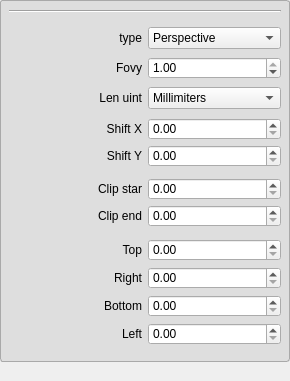
<?xml version="1.0" encoding="UTF-8"?>
<ui version="4.0">
 <class>FGECameraDataLensPropertyForm</class>
 <widget class="QWidget" name="FGECameraDataLensPropertyForm">
  <property name="geometry">
   <rect>
    <x>0</x>
    <y>0</y>
    <width>290</width>
    <height>381</height>
   </rect>
  </property>
  <property name="minimumSize">
   <size>
    <width>0</width>
    <height>0</height>
   </size>
  </property>
  <property name="maximumSize">
   <size>
    <width>16777215</width>
    <height>16777215</height>
   </size>
  </property>
  <property name="windowTitle">
   <string>Form</string>
  </property>
  <layout class="QGridLayout" name="gridLayout_2">
   <property name="leftMargin">
    <number>0</number>
   </property>
   <property name="topMargin">
    <number>0</number>
   </property>
   <property name="rightMargin">
    <number>0</number>
   </property>
   <property name="bottomMargin">
    <number>0</number>
   </property>
   <property name="spacing">
    <number>0</number>
   </property>
   <item row="0" column="0">
    <widget class="QWidget" name="widget_2" native="true">
     <property name="minimumSize">
      <size>
       <width>0</width>
       <height>0</height>
      </size>
     </property>
     <property name="maximumSize">
      <size>
       <width>16777215</width>
       <height>16777215</height>
      </size>
     </property>
     <property name="styleSheet">
      <string notr="true">QWidget#widget {
    border: 1px solid darkgray;
	background-color: rgb(222, 222, 222);
	border-radius: 3px;
}
QPushButton#pushButton {
            background-color: transparent;
            border: 0px solid #555555;
            border-radius: 5px;
}
QPushButton#pushButton:hover {
            background-color: rgba(0, 0, 0, 30);
}
QPushButton#pushButton:pressed {
            background-color: rgba(0, 0, 0, 60);
}
QPushButton#pushButton:checked {
            background-color: rgba(0, 0, 0, 80);
}</string>
     </property>
     <layout class="QGridLayout" name="gridLayout_4">
      <property name="leftMargin">
       <number>0</number>
      </property>
      <property name="topMargin">
       <number>0</number>
      </property>
      <property name="rightMargin">
       <number>0</number>
      </property>
      <property name="bottomMargin">
       <number>0</number>
      </property>
      <property name="spacing">
       <number>0</number>
      </property>
      <item row="0" column="0">
       <widget class="FGEListWidgetStyleBItem" name="widget" native="true">
        <property name="minimumSize">
         <size>
          <width>0</width>
          <height>0</height>
         </size>
        </property>
        <property name="maximumSize">
         <size>
          <width>16777215</width>
          <height>16777215</height>
         </size>
        </property>
        <layout class="QGridLayout" name="gridLayout_9">
         <property name="leftMargin">
          <number>9</number>
         </property>
         <property name="topMargin">
          <number>9</number>
         </property>
         <property name="rightMargin">
          <number>9</number>
         </property>
         <property name="bottomMargin">
          <number>9</number>
         </property>
         <property name="spacing">
          <number>0</number>
         </property>
         <item row="4" column="0">
          <widget class="QWidget" name="widget_len_unit" native="true">
           <property name="minimumSize">
            <size>
             <width>0</width>
             <height>30</height>
            </size>
           </property>
           <property name="maximumSize">
            <size>
             <width>16777215</width>
             <height>30</height>
            </size>
           </property>
           <layout class="QGridLayout" name="gridLayout_7">
            <property name="leftMargin">
             <number>0</number>
            </property>
            <property name="topMargin">
             <number>0</number>
            </property>
            <property name="rightMargin">
             <number>0</number>
            </property>
            <property name="bottomMargin">
             <number>0</number>
            </property>
            <property name="horizontalSpacing">
             <number>6</number>
            </property>
            <property name="verticalSpacing">
             <number>0</number>
            </property>
            <item row="0" column="0">
             <widget class="QLabel" name="label_2">
              <property name="text">
               <string>Len uint</string>
              </property>
              <property name="alignment">
               <set>Qt::AlignRight|Qt::AlignTrailing|Qt::AlignVCenter</set>
              </property>
             </widget>
            </item>
            <item row="0" column="1">
             <widget class="QComboBox" name="comboBox_len_unit">
              <item>
               <property name="text">
                <string>Millimiters</string>
               </property>
              </item>
              <item>
               <property name="text">
                <string>Viewports</string>
               </property>
              </item>
             </widget>
            </item>
           </layout>
          </widget>
         </item>
         <item row="3" column="0">
          <widget class="QWidget" name="widget_persp_fovy" native="true">
           <property name="minimumSize">
            <size>
             <width>0</width>
             <height>30</height>
            </size>
           </property>
           <property name="maximumSize">
            <size>
             <width>16777215</width>
             <height>30</height>
            </size>
           </property>
           <layout class="QGridLayout" name="gridLayout_6">
            <property name="leftMargin">
             <number>0</number>
            </property>
            <property name="topMargin">
             <number>0</number>
            </property>
            <property name="rightMargin">
             <number>0</number>
            </property>
            <property name="bottomMargin">
             <number>0</number>
            </property>
            <property name="horizontalSpacing">
             <number>6</number>
            </property>
            <property name="verticalSpacing">
             <number>0</number>
            </property>
            <item row="0" column="0">
             <widget class="QLabel" name="label_3">
              <property name="text">
               <string>Fovy</string>
              </property>
              <property name="alignment">
               <set>Qt::AlignRight|Qt::AlignTrailing|Qt::AlignVCenter</set>
              </property>
             </widget>
            </item>
            <item row="0" column="1">
             <widget class="QDoubleSpinBox" name="doubleSpinBox_fovy">
              <property name="enabled">
               <bool>true</bool>
              </property>
              <property name="maximum">
               <double>1.000000000000000</double>
              </property>
              <property name="singleStep">
               <double>0.010000000000000</double>
              </property>
              <property name="value">
               <double>1.000000000000000</double>
              </property>
             </widget>
            </item>
           </layout>
          </widget>
         </item>
         <item row="1" column="0">
          <widget class="QLabel" name="label_5">
           <property name="minimumSize">
            <size>
             <width>0</width>
             <height>10</height>
            </size>
           </property>
           <property name="maximumSize">
            <size>
             <width>16777215</width>
             <height>10</height>
            </size>
           </property>
           <property name="text">
            <string/>
           </property>
          </widget>
         </item>
         <item row="5" column="0">
          <widget class="QWidget" name="widget_shift" native="true">
           <property name="minimumSize">
            <size>
             <width>0</width>
             <height>60</height>
            </size>
           </property>
           <property name="maximumSize">
            <size>
             <width>16777215</width>
             <height>60</height>
            </size>
           </property>
           <layout class="QGridLayout" name="gridLayout_3">
            <property name="leftMargin">
             <number>0</number>
            </property>
            <property name="topMargin">
             <number>0</number>
            </property>
            <property name="rightMargin">
             <number>0</number>
            </property>
            <property name="bottomMargin">
             <number>0</number>
            </property>
            <property name="horizontalSpacing">
             <number>6</number>
            </property>
            <property name="verticalSpacing">
             <number>0</number>
            </property>
            <item row="0" column="0">
             <widget class="QLabel" name="label_4">
              <property name="text">
               <string>Shift X</string>
              </property>
              <property name="alignment">
               <set>Qt::AlignRight|Qt::AlignTrailing|Qt::AlignVCenter</set>
              </property>
             </widget>
            </item>
            <item row="0" column="1">
             <widget class="QDoubleSpinBox" name="doubleSpinBox_shift_x">
              <property name="maximum">
               <double>10000000.000000000000000</double>
              </property>
              <property name="singleStep">
               <double>0.010000000000000</double>
              </property>
             </widget>
            </item>
            <item row="1" column="0">
             <widget class="QLabel" name="label_7">
              <property name="text">
               <string>Shift Y</string>
              </property>
              <property name="alignment">
               <set>Qt::AlignRight|Qt::AlignTrailing|Qt::AlignVCenter</set>
              </property>
             </widget>
            </item>
            <item row="1" column="1">
             <widget class="QDoubleSpinBox" name="doubleSpinBox_shift_y">
              <property name="maximum">
               <double>10000000.000000000000000</double>
              </property>
              <property name="singleStep">
               <double>0.010000000000000</double>
              </property>
             </widget>
            </item>
           </layout>
          </widget>
         </item>
         <item row="2" column="0">
          <widget class="QWidget" name="widget_type" native="true">
           <property name="minimumSize">
            <size>
             <width>0</width>
             <height>30</height>
            </size>
           </property>
           <property name="maximumSize">
            <size>
             <width>16777215</width>
             <height>30</height>
            </size>
           </property>
           <layout class="QGridLayout" name="gridLayout_5">
            <property name="leftMargin">
             <number>0</number>
            </property>
            <property name="topMargin">
             <number>0</number>
            </property>
            <property name="rightMargin">
             <number>0</number>
            </property>
            <property name="bottomMargin">
             <number>0</number>
            </property>
            <property name="horizontalSpacing">
             <number>6</number>
            </property>
            <property name="verticalSpacing">
             <number>0</number>
            </property>
            <item row="3" column="0">
             <widget class="QLabel" name="label">
              <property name="text">
               <string>type</string>
              </property>
              <property name="alignment">
               <set>Qt::AlignRight|Qt::AlignTrailing|Qt::AlignVCenter</set>
              </property>
             </widget>
            </item>
            <item row="3" column="1">
             <widget class="QComboBox" name="comboBox_type">
              <item>
               <property name="text">
                <string>Perspective</string>
               </property>
              </item>
              <item>
               <property name="text">
                <string>Orthographic</string>
               </property>
              </item>
              <item>
               <property name="text">
                <string>Panoramic</string>
               </property>
              </item>
             </widget>
            </item>
           </layout>
          </widget>
         </item>
         <item row="6" column="0">
          <widget class="QWidget" name="widget_persp_clip" native="true">
           <property name="minimumSize">
            <size>
             <width>0</width>
             <height>60</height>
            </size>
           </property>
           <property name="maximumSize">
            <size>
             <width>16777215</width>
             <height>60</height>
            </size>
           </property>
           <layout class="QGridLayout" name="gridLayout">
            <property name="leftMargin">
             <number>0</number>
            </property>
            <property name="topMargin">
             <number>0</number>
            </property>
            <property name="rightMargin">
             <number>0</number>
            </property>
            <property name="bottomMargin">
             <number>0</number>
            </property>
            <property name="horizontalSpacing">
             <number>6</number>
            </property>
            <property name="verticalSpacing">
             <number>0</number>
            </property>
            <item row="0" column="0">
             <widget class="QLabel" name="label_8">
              <property name="text">
               <string>Clip star</string>
              </property>
              <property name="alignment">
               <set>Qt::AlignRight|Qt::AlignTrailing|Qt::AlignVCenter</set>
              </property>
             </widget>
            </item>
            <item row="0" column="1">
             <widget class="QDoubleSpinBox" name="doubleSpinBox_star_clip">
              <property name="maximum">
               <double>10000000.000000000000000</double>
              </property>
              <property name="singleStep">
               <double>1.000000000000000</double>
              </property>
             </widget>
            </item>
            <item row="1" column="0">
             <widget class="QLabel" name="label_9">
              <property name="text">
               <string>Clip end</string>
              </property>
              <property name="alignment">
               <set>Qt::AlignRight|Qt::AlignTrailing|Qt::AlignVCenter</set>
              </property>
             </widget>
            </item>
            <item row="1" column="1">
             <widget class="QDoubleSpinBox" name="doubleSpinBox_end_clip">
              <property name="maximum">
               <double>10000000.000000000000000</double>
              </property>
              <property name="singleStep">
               <double>1.000000000000000</double>
              </property>
             </widget>
            </item>
           </layout>
          </widget>
         </item>
         <item row="0" column="0">
          <widget class="Line" name="line">
           <property name="minimumSize">
            <size>
             <width>0</width>
             <height>4</height>
            </size>
           </property>
           <property name="maximumSize">
            <size>
             <width>16777215</width>
             <height>4</height>
            </size>
           </property>
           <property name="styleSheet">
            <string notr="true"/>
           </property>
           <property name="orientation">
            <enum>Qt::Horizontal</enum>
           </property>
          </widget>
         </item>
         <item row="7" column="0">
          <widget class="QWidget" name="widget_ortho_trbl" native="true">
           <property name="minimumSize">
            <size>
             <width>0</width>
             <height>120</height>
            </size>
           </property>
           <property name="maximumSize">
            <size>
             <width>16777215</width>
             <height>120</height>
            </size>
           </property>
           <layout class="QGridLayout" name="gridLayout_8">
            <property name="leftMargin">
             <number>0</number>
            </property>
            <property name="topMargin">
             <number>0</number>
            </property>
            <property name="rightMargin">
             <number>0</number>
            </property>
            <property name="bottomMargin">
             <number>0</number>
            </property>
            <property name="horizontalSpacing">
             <number>6</number>
            </property>
            <property name="verticalSpacing">
             <number>0</number>
            </property>
            <item row="3" column="0">
             <widget class="QLabel" name="label_13">
              <property name="text">
               <string>Left</string>
              </property>
              <property name="alignment">
               <set>Qt::AlignRight|Qt::AlignTrailing|Qt::AlignVCenter</set>
              </property>
             </widget>
            </item>
            <item row="1" column="1">
             <widget class="QDoubleSpinBox" name="doubleSpinBox_ortho_right"/>
            </item>
            <item row="2" column="1">
             <widget class="QDoubleSpinBox" name="doubleSpinBox_ortho_bottom">
              <property name="maximum">
               <double>10000000.000000000000000</double>
              </property>
              <property name="singleStep">
               <double>0.010000000000000</double>
              </property>
             </widget>
            </item>
            <item row="3" column="1">
             <widget class="QDoubleSpinBox" name="doubleSpinBox_ortho_left"/>
            </item>
            <item row="1" column="0">
             <widget class="QLabel" name="label_12">
              <property name="text">
               <string>Right</string>
              </property>
              <property name="alignment">
               <set>Qt::AlignRight|Qt::AlignTrailing|Qt::AlignVCenter</set>
              </property>
             </widget>
            </item>
            <item row="0" column="0">
             <widget class="QLabel" name="label_10">
              <property name="text">
               <string>Top</string>
              </property>
              <property name="alignment">
               <set>Qt::AlignRight|Qt::AlignTrailing|Qt::AlignVCenter</set>
              </property>
             </widget>
            </item>
            <item row="0" column="1">
             <widget class="QDoubleSpinBox" name="doubleSpinBox_ortho_top">
              <property name="maximum">
               <double>10000000.000000000000000</double>
              </property>
              <property name="singleStep">
               <double>0.010000000000000</double>
              </property>
             </widget>
            </item>
            <item row="2" column="0">
             <widget class="QLabel" name="label_11">
              <property name="text">
               <string>Bottom</string>
              </property>
              <property name="alignment">
               <set>Qt::AlignRight|Qt::AlignTrailing|Qt::AlignVCenter</set>
              </property>
             </widget>
            </item>
           </layout>
          </widget>
         </item>
        </layout>
       </widget>
      </item>
     </layout>
    </widget>
   </item>
   <item row="1" column="0">
    <spacer name="verticalSpacer">
     <property name="orientation">
      <enum>Qt::Vertical</enum>
     </property>
     <property name="sizeHint" stdset="0">
      <size>
       <width>20</width>
       <height>16</height>
      </size>
     </property>
    </spacer>
   </item>
  </layout>
 </widget>
 <customwidgets>
  <customwidget>
   <class>FGEListWidgetStyleBItem</class>
   <extends>QWidget</extends>
   <header>GUI/ListWidget/FGEListWidgetStyleBItem.h</header>
   <container>1</container>
  </customwidget>
 </customwidgets>
 <resources/>
 <connections/>
</ui>
